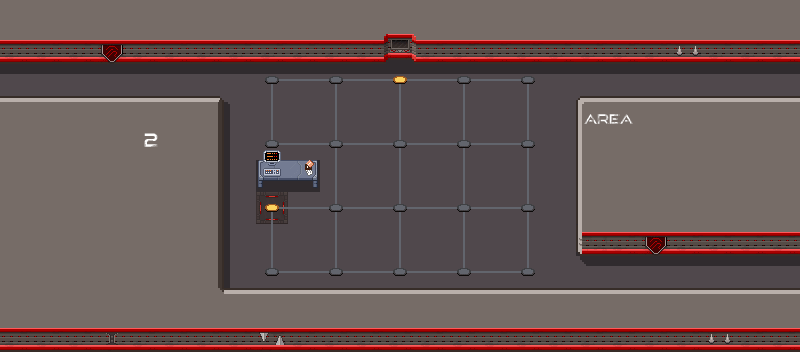

This is a level from a 2D game, rendered from its Tiled map with the project's own tilesets. A one-line summary and the complete map file follow:
An orthogonal 25x11 tile map with 32x32 px tiles, 8 tile layers (floor, shadow, wall, line, ...), 4 tilesets.

<map version="1.10" tiledversion="1.10.2" orientation="orthogonal" renderorder="right-down" width="25" height="11" tilewidth="32" tileheight="32" infinite="0" nextlayerid="9" nextobjectid="1">
 <tileset firstgid="1" source="alien_spaceship_tileset2.tsx" />
 <tileset firstgid="241" source="scifi_items.tsx" />
 <tileset firstgid="449" source="scifi_tileset_01.tsx" />
 <tileset firstgid="641" source="scifi_items2.tsx" />
 <layer id="2" name="floor" width="25" height="11">
  <data encoding="csv">
151,151,151,151,151,151,151,151,151,151,151,151,151,151,151,151,151,151,151,151,151,151,151,151,151,
151,151,151,151,151,151,151,151,151,151,151,151,151,151,151,151,151,151,151,151,151,151,151,151,151,
151,151,151,151,151,151,151,151,151,151,151,151,151,151,151,151,151,151,151,151,151,151,151,151,151,
151,151,151,151,151,151,151,151,151,151,151,151,151,151,151,151,151,151,151,151,151,151,151,151,151,
151,151,151,151,151,151,151,151,151,151,151,151,151,151,151,151,151,151,151,151,151,151,151,151,151,
151,151,151,151,151,151,151,151,151,151,151,151,151,151,151,151,151,151,151,151,151,151,151,151,151,
151,151,151,151,151,151,151,151,183,151,151,151,151,151,151,151,151,151,151,151,151,151,151,151,151,
151,151,151,151,151,151,151,151,151,151,151,151,151,151,151,151,151,151,151,151,151,151,151,151,151,
151,151,151,151,151,151,151,151,151,151,151,151,151,151,151,151,151,151,151,151,151,151,151,151,151,
151,151,151,151,151,151,151,151,151,151,151,151,151,151,151,151,151,151,151,151,151,151,151,151,151,
151,151,151,151,151,151,151,151,151,151,151,151,151,151,151,151,151,151,151,151,151,151,151,151,151
</data>
 </layer>
 <layer id="5" name="shadow" width="25" height="11" opacity="0.4">
  <data encoding="csv">
0,0,0,0,0,0,0,0,0,0,0,0,0,0,0,0,0,0,0,0,0,0,0,0,0,
0,0,0,0,0,0,43,43,0,0,0,0,36,0,0,0,0,0,0,0,0,0,33,0,0,
22,22,22,22,22,22,22,22,22,22,22,22,22,22,22,22,22,22,22,22,22,22,22,22,22,
0,0,0,0,0,0,0,33,0,0,0,0,0,0,0,0,0,0,0,0,0,0,0,0,0,
0,0,0,0,0,0,0,43,0,0,0,0,0,0,0,0,0,0,0,0,0,0,0,0,0,
0,0,0,0,0,0,0,43,36,36,0,0,0,0,0,0,0,0,0,0,0,0,0,0,0,
0,0,0,0,0,0,0,43,0,0,0,0,0,0,0,0,0,0,0,0,0,0,0,0,0,
0,0,0,0,0,0,0,43,0,0,0,0,0,0,0,0,0,0,36,0,0,0,0,0,0,
0,0,0,0,0,0,0,43,0,0,0,0,0,0,0,0,0,0,24,22,22,22,22,22,22,
0,0,0,0,0,0,0,0,0,0,0,0,0,0,0,0,0,0,0,0,0,0,0,0,0,
0,0,0,0,0,0,0,0,0,0,0,0,0,0,0,0,0,0,0,0,0,0,0,0,0
</data>
 </layer>
 <layer id="3" name="wall" width="25" height="11">
  <data encoding="csv">
1,1,1,1,1,1,1,1,1,1,1,1,1,1,1,1,1,1,1,1,1,1,1,1,1,
111,111,111,111,111,111,111,111,111,111,111,111,113,111,111,111,111,111,111,111,111,111,111,111,111,
0,0,0,0,0,0,0,0,0,0,0,0,0,0,0,0,0,0,0,0,0,0,0,0,0,
53,53,53,53,53,53,32,0,0,0,0,0,0,0,0,0,0,0,34,53,53,53,53,53,53,
1,1,1,1,1,1,21,0,0,0,0,0,0,0,0,0,0,0,44,1,1,1,1,1,1,
1,1,1,1,1,1,21,0,0,0,0,0,0,0,0,0,0,0,44,1,1,1,1,1,1,
1,1,1,1,1,1,21,0,0,0,0,0,0,0,0,0,0,0,44,1,1,1,1,1,1,
1,1,1,1,1,1,21,0,0,0,0,0,0,0,0,0,0,0,14,101,101,101,101,101,101,
1,1,1,1,1,1,21,0,0,0,0,0,0,0,0,0,0,0,0,0,0,0,0,0,0,
1,1,1,1,1,1,31,53,53,53,53,53,53,53,53,53,53,53,53,53,53,53,53,53,53,
111,111,111,111,111,111,111,111,111,111,111,111,111,111,111,111,111,111,111,111,111,111,111,111,111
</data>
 </layer>
 <layer id="4" name="line" width="25" height="11">
  <data encoding="csv">
0,0,0,0,0,0,0,0,0,0,0,0,0,0,0,0,0,0,0,0,0,0,0,0,0,
111,111,111,116,111,111,111,111,111,111,111,0,0,0,111,111,111,111,111,111,111,103,111,111,111,
0,0,0,0,0,0,0,0,2684354720,2684354739,3221225631,2684354739,3221225631,2684354739,3221225631,2684354739,3221225632,0,0,0,0,0,0,0,0,
0,0,0,0,0,0,0,0,179,0,179,0,179,0,179,0,179,0,0,0,0,0,0,0,0,
0,0,0,0,0,0,0,0,160,2684354739,169,2684354739,169,2684354739,169,2684354739,1610612895,0,0,0,0,0,0,0,0,
0,0,0,0,0,0,0,0,0,0,179,0,179,0,179,0,179,0,0,0,0,0,0,0,0,
0,0,0,0,0,0,0,0,2684354720,2684354739,169,2684354739,169,2684354739,169,2684354739,1610612895,0,0,0,0,0,0,0,0,
0,0,0,0,0,0,0,0,179,0,179,0,179,0,179,0,179,0,0,111,116,111,111,111,111,
0,0,0,0,0,0,0,0,160,2684354739,159,2684354739,159,2684354739,159,2684354739,1610612896,0,0,0,0,0,0,0,0,
0,0,0,0,0,0,0,0,0,0,0,0,0,0,0,0,0,0,0,0,0,0,0,0,0,
111,111,111,104,111,111,111,111,106,111,111,111,111,111,111,111,111,111,111,111,111,111,103,111,111
</data>
 </layer>
 <layer id="1" name="point" width="25" height="11">
  <data encoding="csv">
0,0,0,0,0,0,0,0,0,0,0,0,0,0,0,0,0,0,0,0,0,0,0,0,0,
0,0,0,0,0,0,0,0,0,0,0,0,0,0,0,0,0,0,0,0,0,0,0,0,0,
0,0,0,0,0,0,0,0,168,0,168,0,158,0,168,0,168,0,0,0,0,0,0,0,0,
0,0,0,0,0,0,0,0,0,0,0,0,0,0,0,0,0,0,0,0,0,0,0,0,0,
0,0,0,0,0,0,0,0,168,0,168,0,168,0,168,0,168,0,0,0,0,0,0,0,0,
0,0,0,0,0,0,0,0,0,0,0,0,0,0,0,0,0,0,0,0,0,0,0,0,0,
0,0,0,0,0,0,0,0,158,0,168,0,168,0,168,0,168,0,0,0,0,0,0,0,0,
0,0,0,0,0,0,0,0,0,0,0,0,0,0,0,0,0,0,0,0,0,0,0,0,0,
0,0,0,0,0,0,0,0,168,0,168,0,168,0,168,0,168,0,0,0,0,0,0,0,0,
0,0,0,0,0,0,0,0,0,0,0,0,0,0,0,0,0,0,0,0,0,0,0,0,0,
0,0,0,0,0,0,0,0,0,0,0,0,0,0,0,0,0,0,0,0,0,0,0,0,0
</data>
 </layer>
 <layer id="6" name="0p" width="25" height="11">
  <data encoding="csv">
0,0,0,0,0,0,0,0,0,0,0,0,0,0,0,0,0,0,0,0,0,0,0,0,0,
0,0,0,0,0,0,0,0,0,0,0,0,0,0,0,0,0,0,0,0,0,0,0,0,0,
0,0,0,0,0,0,0,0,0,0,0,0,0,0,0,0,0,0,0,0,0,0,0,0,0,
0,0,0,0,0,0,0,0,0,0,0,0,0,0,0,0,0,0,599,600,0,0,0,0,0,
0,0,0,0,603,0,0,0,0,0,0,0,0,0,0,0,0,0,0,0,0,0,0,0,0,
0,0,0,0,0,0,0,0,313,315,0,0,0,0,0,0,0,0,0,0,0,0,0,0,0,
0,0,0,0,0,0,0,0,0,0,0,0,0,0,0,0,0,0,0,0,0,0,0,0,0,
0,0,0,0,0,0,0,0,0,0,0,0,0,0,0,0,0,0,0,0,0,0,0,0,0,
0,0,0,0,0,0,0,0,0,0,0,0,0,0,0,0,0,0,0,0,0,0,0,0,0,
0,0,0,0,0,0,0,0,0,0,0,0,0,0,0,0,0,0,0,0,0,0,0,0,0,
0,0,0,0,0,0,0,0,0,0,0,0,0,0,0,0,0,0,0,0,0,0,0,0,0
</data>
 </layer>
 <layer id="7" name="Tile Layer 8" width="25" height="11">
  <data encoding="csv">
0,0,0,0,0,0,0,0,0,0,0,0,0,0,0,0,0,0,0,0,0,0,0,0,0,
0,0,0,0,0,0,0,0,0,0,0,0,0,0,0,0,0,0,0,0,0,0,0,0,0,
0,0,0,0,0,0,0,0,0,0,0,0,0,0,0,0,0,0,0,0,0,0,0,0,0,
0,0,0,0,0,0,0,0,0,0,0,0,0,0,0,0,0,0,0,0,0,0,0,0,0,
0,0,0,0,0,0,0,0,0,0,0,0,0,0,0,0,0,0,0,0,0,0,0,0,0,
0,0,0,0,0,0,0,0,292,303,0,0,0,0,0,0,0,0,0,0,0,0,0,0,0,
0,0,0,0,0,0,0,0,0,0,0,0,0,0,0,0,0,0,0,0,0,0,0,0,0,
0,0,0,0,0,0,0,0,0,0,0,0,0,0,0,0,0,0,0,0,0,0,0,0,0,
0,0,0,0,0,0,0,0,0,0,0,0,0,0,0,0,0,0,0,0,0,0,0,0,0,
0,0,0,0,0,0,0,0,0,0,0,0,0,0,0,0,0,0,0,0,0,0,0,0,0,
0,0,0,0,0,0,0,0,0,0,0,0,0,0,0,0,0,0,0,0,0,0,0,0,0
</data>
 </layer>
 <layer id="8" name="Tile Layer 7" width="25" height="11" offsetx="0" offsety="-26">
  <data encoding="csv">
0,0,0,0,0,0,0,0,0,0,0,0,0,0,0,0,0,0,0,0,0,0,0,0,0,
0,0,0,0,0,0,0,0,0,0,0,0,0,0,0,0,0,0,0,0,0,0,0,0,0,
0,0,0,0,0,0,0,0,0,0,0,0,0,0,0,0,0,0,0,0,0,0,0,0,0,
0,0,0,0,0,0,0,0,0,0,0,0,0,0,0,0,0,0,0,0,0,0,0,0,0,
0,0,0,0,0,0,0,0,0,0,0,0,0,0,0,0,0,0,0,0,0,0,0,0,0,
0,0,0,0,0,0,0,0,662,0,0,0,0,0,0,0,0,0,0,0,0,0,0,0,0,
0,0,0,0,0,0,0,0,0,0,0,0,0,0,0,0,0,0,0,0,0,0,0,0,0,
0,0,0,0,0,0,0,0,0,0,0,0,0,0,0,0,0,0,0,0,0,0,0,0,0,
0,0,0,0,0,0,0,0,0,0,0,0,0,0,0,0,0,0,0,0,0,0,0,0,0,
0,0,0,0,0,0,0,0,0,0,0,0,0,0,0,0,0,0,0,0,0,0,0,0,0,
0,0,0,0,0,0,0,0,0,0,0,0,0,0,0,0,0,0,0,0,0,0,0,0,0
</data>
 </layer>
</map>
